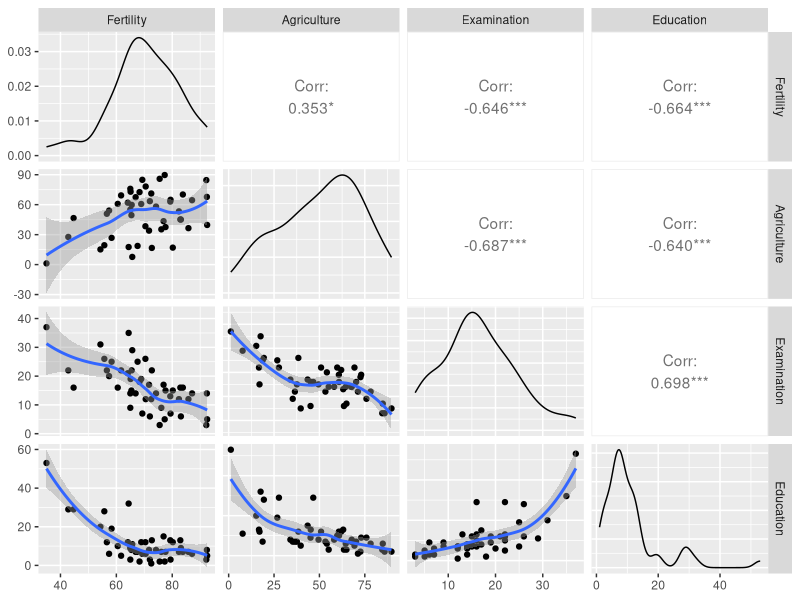
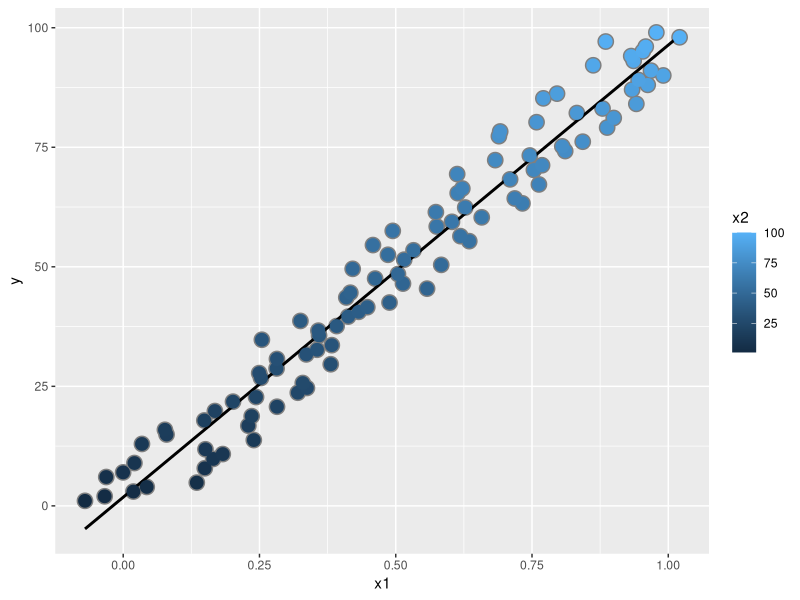
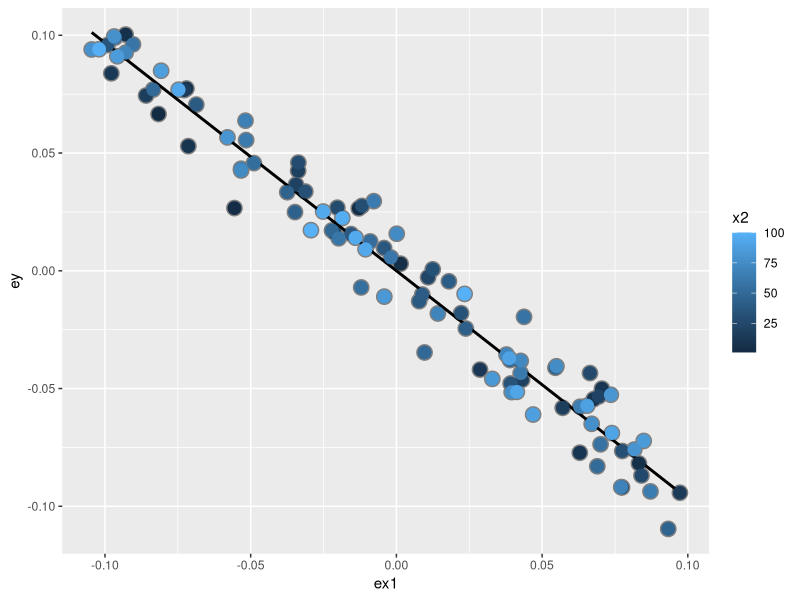

Recreate these plots in R, in order.
## ---- chunk 1
set.seed(100)
n = 100; x = rnorm(n); x2 = rnorm(n) ; x3 = rnorm(n)
y = 1 + x + x2 + x3 + rnorm(n, sd = .1)
ey = resid(lm(y ~ x2 + x3))
ex = resid(lm(x ~ x2 + x3))
#remember lm by default takes an intercept.
sum(ey * ex) / sum(ex ^ 2)
coef(lm(ey ~ ex - 1))
coef(lm(y ~ x + x2 + x3))
## ---- chunk 2
require(datasets)
data(swiss)
?swiss
## ---- chunk 3
install.packages("GGally")
require(GGally)
#add on tools for ggplot
require(ggplot2)
my_fn <- function(data, mapping, method="loess", ...){
      p <- ggplot(data = data, mapping = mapping) + 
      geom_point() + 
      geom_smooth(method=method, ...)
      p
    }

# Default loess curve    
g = ggpairs(swiss[1:4], lower = list(continuous = wrap(my_fn, method="loess")))
g
## ---- chunk 4
summary(lm(Fertility ~ ., data = swiss))$coefficients
#period means all the variables. (linearly)
#all variables are in terms of percentages
## ---- chunk 5
sumCoef <- summary(lm(Fertility ~ ., data = swiss))$coefficients
pt(sumCoef[2,3], 41)
#degrees of freedom is n - numberOfCoefficients = 41 (5 variable + 1 intercept)
## ---- chunk 6
#double the t value for two sided result
pt(sumCoef[2,3], 41) * 2
## ---- chunk 7
#this is the same as the 4th column!
sumCoef[2,4]
## ---- chunk 8
summary(lm(Fertility ~ Agriculture, data = swiss))$coefficients
## ---- chunk 9
summary(lm(Fertility ~ Agriculture, data = swiss))
## ---- chunk 10
n = 100; x2 = 1:n; x1 = .01 * x2 + runif(n, -.1, .1); y = -x1 + x2 + rnorm(n, sd = .01)
# x1 grows linearly with x2, also has some random noise
# y is negatively associated with x1. positively associated with x2. and has random noise
summary(lm(y ~ x1))$coef
summary(lm(y ~ x1 + x2))$coef
## ---- chunk 11
dat = data.frame(y = y, x1 = x1, x2 = x2, ey = resid(lm(y ~ x2)), ex1 = resid(lm(x1 ~ x2)))
g = ggplot(dat, aes(y = y, x= x1, colour = x2))
g = g + geom_point(colour = "grey50", size = 5) + geom_smooth(method = lm, se = FALSE, colour = "black") + geom_point(size = 4)
g
## ---- chunk 12
g2 = ggplot(dat, aes(y = ey, x = ex1, colour= x2))
g2 = g2 + geom_point(colour = "grey50", size = 5) + geom_smooth(method = lm, se = FALSE, colour = "black") + geom_point(size = 4)
g2
## ---- chunk 13
z <- swiss$Agriculture + swiss$Education
lm(Fertility ~ . + z, data = swiss)
